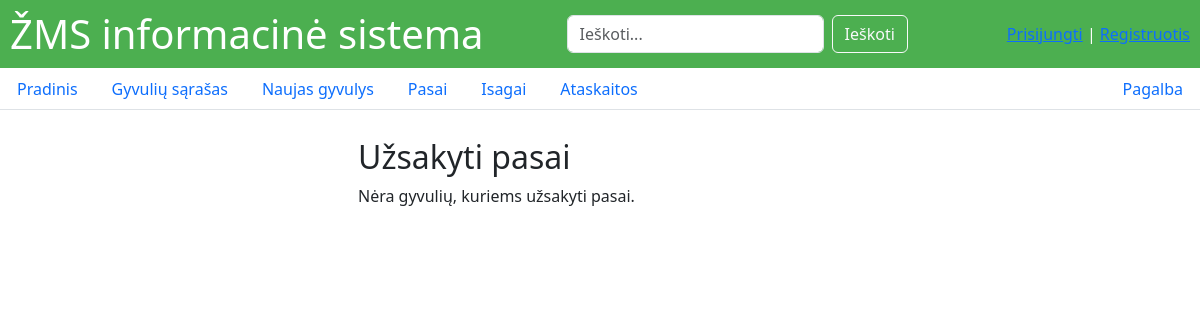
The app's page /ordered_passports/, older data.
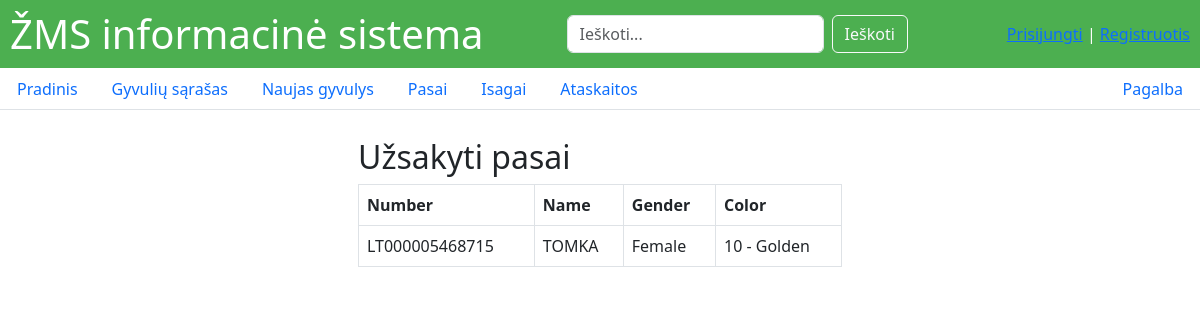
The same page, newer data.
### main/models.py (models this page shows, shortened)
class Animal(models.Model):
    number = models.CharField(max_length=14,null=True, blank=True,unique=True)
    gender = models.CharField(max_length=10,null=True, blank=True, choices=[('male', 'Male'), ('female', 'Female')])
    color = models.CharField(max_length=50,choices=COLOR_CHOICES, blank=True, null=True)
    name = models.CharField(max_length=50, blank=True, null=True)
    weight = models.DecimalField(max_digits=6, decimal_places=2, blank=True, null=True)
    birth_date = models.DateField(blank=True, null=True)
    mother = models.ForeignKey(
        'self',
        on_delete=models.SET_NULL,
        null=True,
        blank=True,
        related_name='offspring'
    )
    has_isagai = models.BooleanField(default=False)
    has_passport = models.BooleanField(default=False)
    owner = models.ForeignKey(
        settings.AUTH_USER_MODEL,
        on_delete=models.CASCADE,
        related_name='animals',
        null=True, blank=True
    )

### main/views.py (the view)
# urls.py: path('ordered_passports/', views.ordered_passports, name='ordered_passports'),
def ordered_passports(request):
    ordered_animals = Animal.objects.filter(has_passport=True)
    return render(request, 'main/ordered_passports.html', {'animals': ordered_animals})

### templates/main/ordered_passports.html
{% extends 'main/base.html' %}
{% block content %}
{% load static %}
<div class="mx-auto p-2" style="width: 500px;">
<h2>Užsakyti pasai</h2>
<table class="table table-bordered">
{% if animals %}
    <thead>
      <tr>
        <th>Number</th>
        <th>Name</th>
        <th>Gender</th>
        <th>Color</th>
      </tr>
    </thead>
    <tbody>
      {% for animal in animals %}
        <tr>
          <td>{{ animal.number }}</td>
          <td>{{ animal.name }}</td>
          <td>{{ animal.get_gender_display }}</td>
          <td>{{ animal.get_color_display }}</td>
        </tr>
      {% endfor %}
    </tbody>
  </table>
{% else %}
  <p>Nėra gyvulių, kuriems užsakyti pasai.</p>
{% endif %}
</div>
{% endblock %}

Row changes from the older to the newer data that the page shows:
now on this page (row edited): Animal: number "LT000005468715", name "TOMKA", gender "Female", color "10 - Golden"
Text that changed along with them:
text no longer shown: "Nėra gyvulių, kuriems užsakyti pasai."
text now shown: "Number Name Gender Color"
